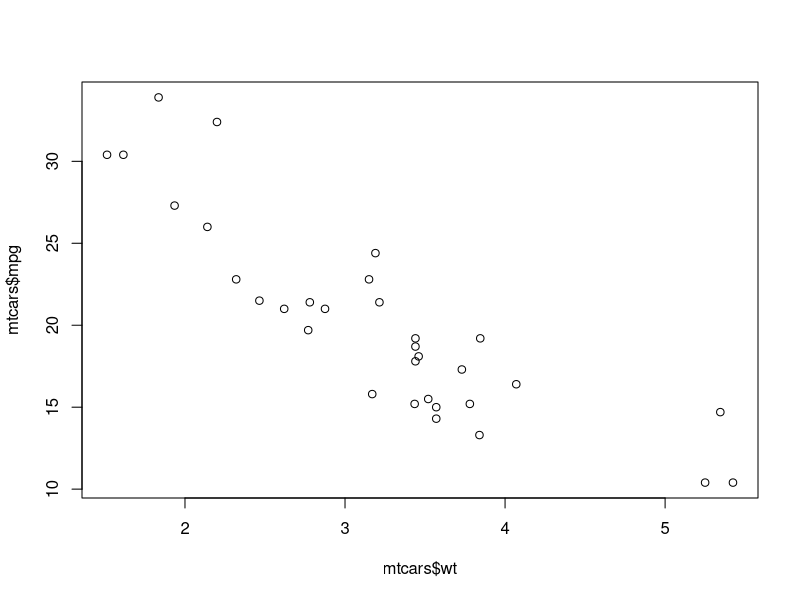
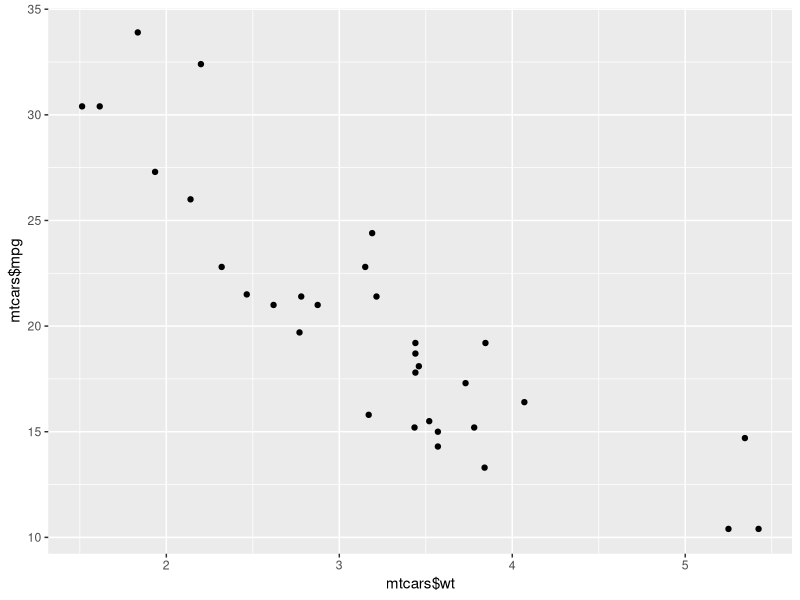
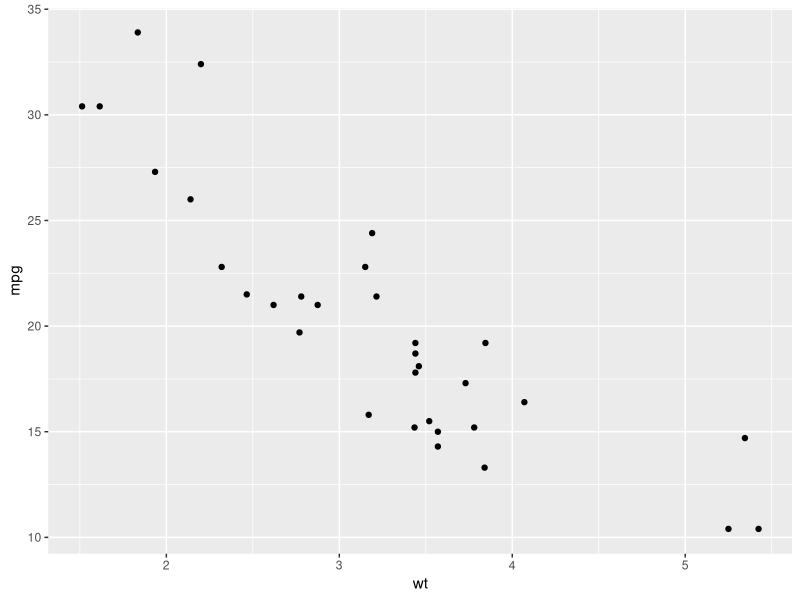
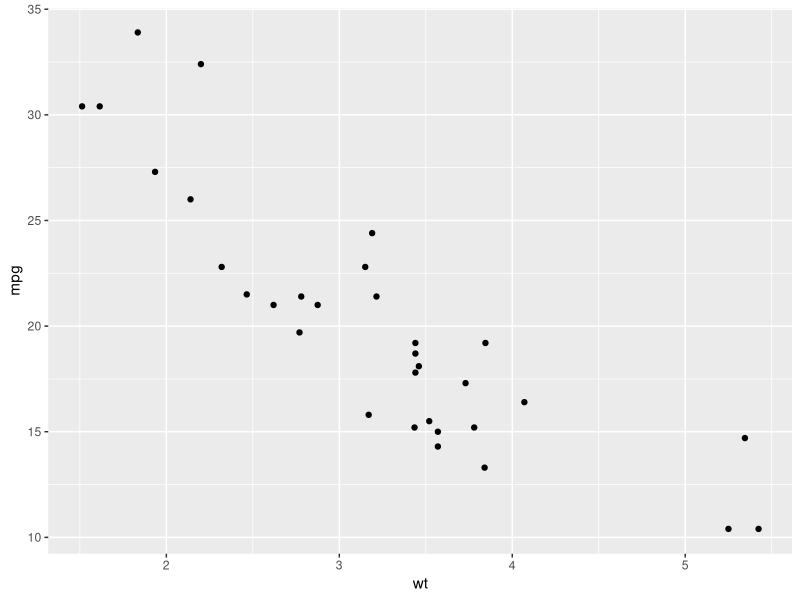
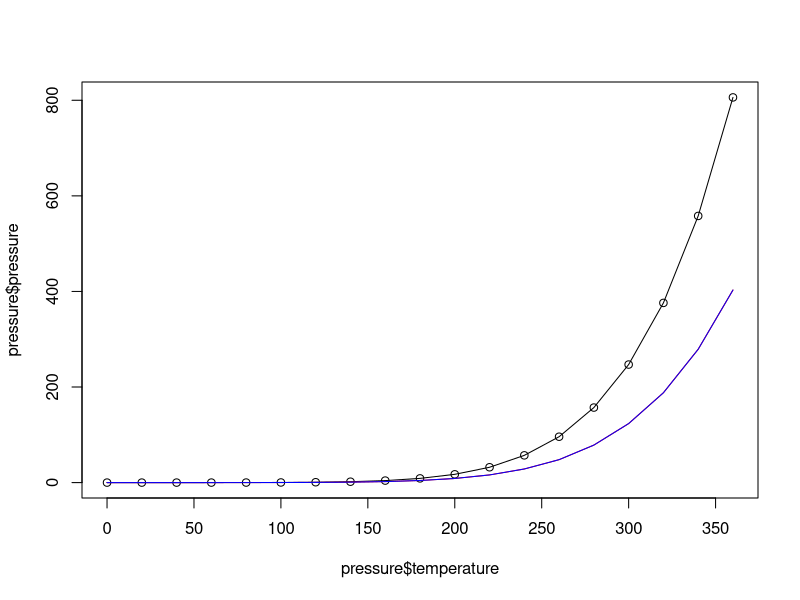
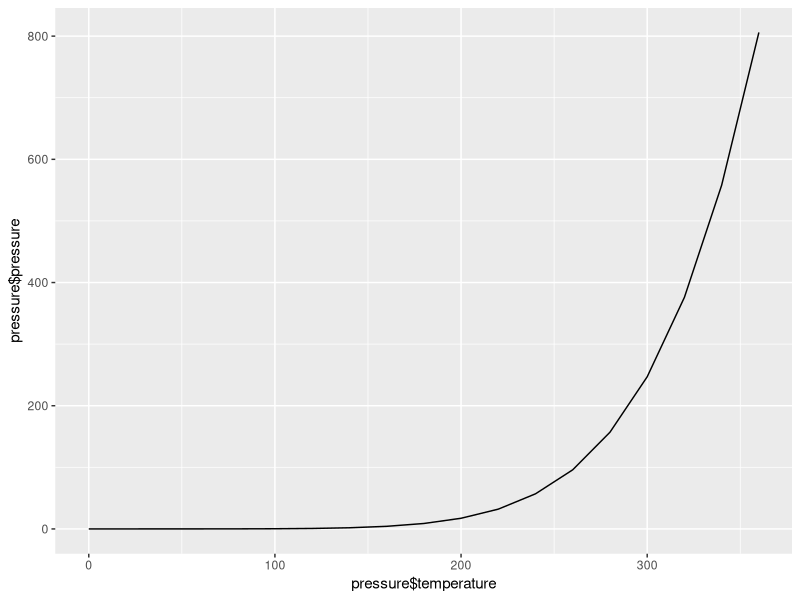
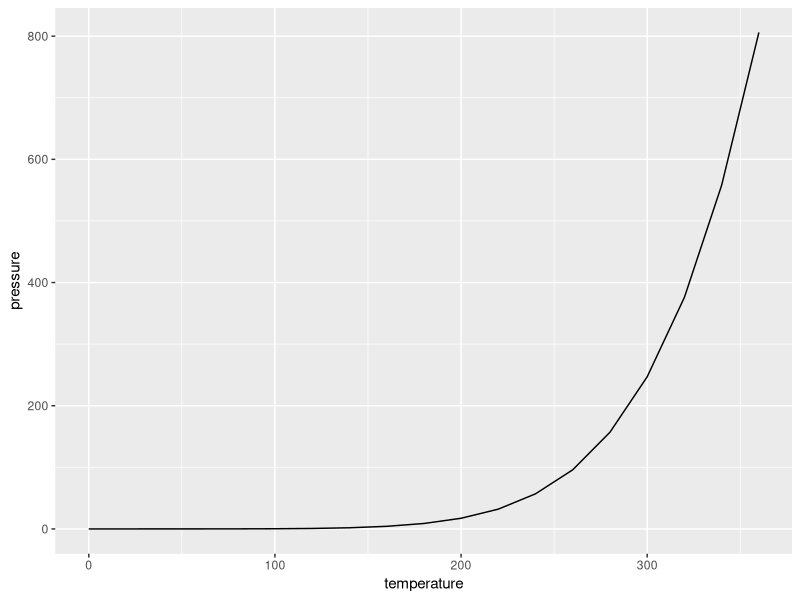
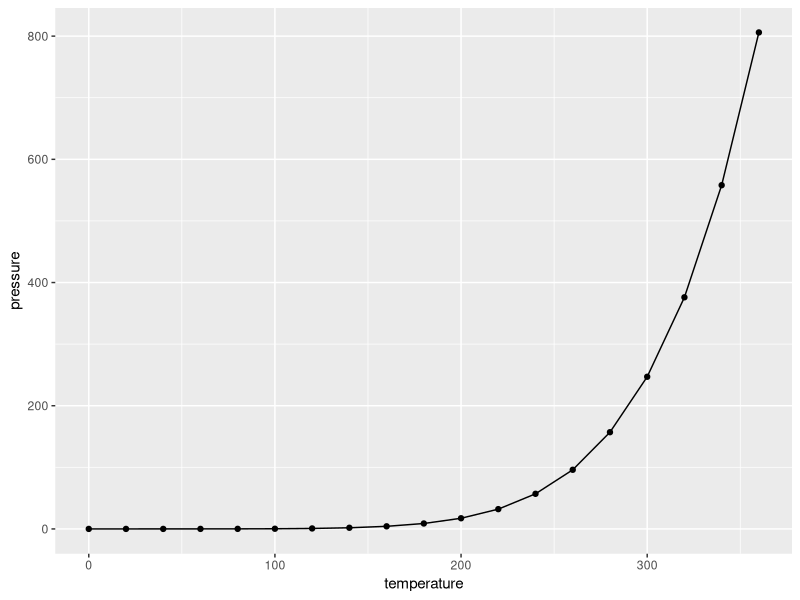

Recreate these plots in R, in order.
#### Load Data ####
data("mtcars")
data("pressure")
attach(mtcars)

plot(mtcars$wt,mtcars$mpg)
library(ggplot2)
qplot(mtcars$wt,mtcars$mpg)
qplot(wt,mpg,data = mtcars)
ggplot(mtcars,aes(x=wt, y=mpg)) + geom_point()
plot(pressure$temperature, pressure$pressure, type="l")
points(pressure$temperature, pressure$pressure)

lines(pressure$temperature, pressure$pressure/2,col="red")
lines(pressure$temperature, pressure$pressure/2,col="blue")

qplot(pressure$temperature,pressure$pressure,geom="line")

qplot(temperature,pressure, data=pressure,geom="line")

ggplot(pressure,aes(x=temperature, y=pressure)) +geom_line()+geom_point()

#### Bar Graphs ####
data("BOD")
barplot(BOD$demand,names.arg=BOD$Time)
table(mtcars$cyl)
barplot(table(mtcars$cyl))
qplot(mtcars$cyl)
qplot(factor(mtcars$cyl))

qplot(factor(cyl),data=mtcars)
ggplot(mtcars,aes(x=factor(cyl))) + geom_bar()


#### Histogram ####
hist(mtcars$mpg)
hist(mtcars$mpg, breaks = 10) #Breaks defines the number of bins 
hist(mtcars$mpg, breaks = 5)
hist(mtcars$mpg, breaks = 12)
qplot(mpg,data=mtcars, binwidth=4)
ggplot(mtcars, aes(x=mpg))+geom_histogram(binwidth = 4)
ggplot(mtcars, aes(x=mpg))+geom_histogram(binwidth = 5)

#### Creating Box-plot ####
data("ToothGrowth")

plot(ToothGrowth$supp, ToothGrowth$len)
boxplot(len ~ supp, data=ToothGrowth)
boxplot(len ~ supp + dose, data=ToothGrowth)

qplot(ToothGrowth$supp, ToothGrowth$len, geom = "boxplot")
ggplot(ToothGrowth, aes(x=supp, y=len)) + geom_boxplot()

qplot(interaction(ToothGrowth$supp, ToothGrowth$dose), ToothGrowth$len, geom="boxplot")

qplot(interaction(supp,dose),len,data=ToothGrowth, geom="boxplot")
ggplot(ToothGrowth, aes(x=interaction(supp,dose), y=len)) + geom_boxplot()
